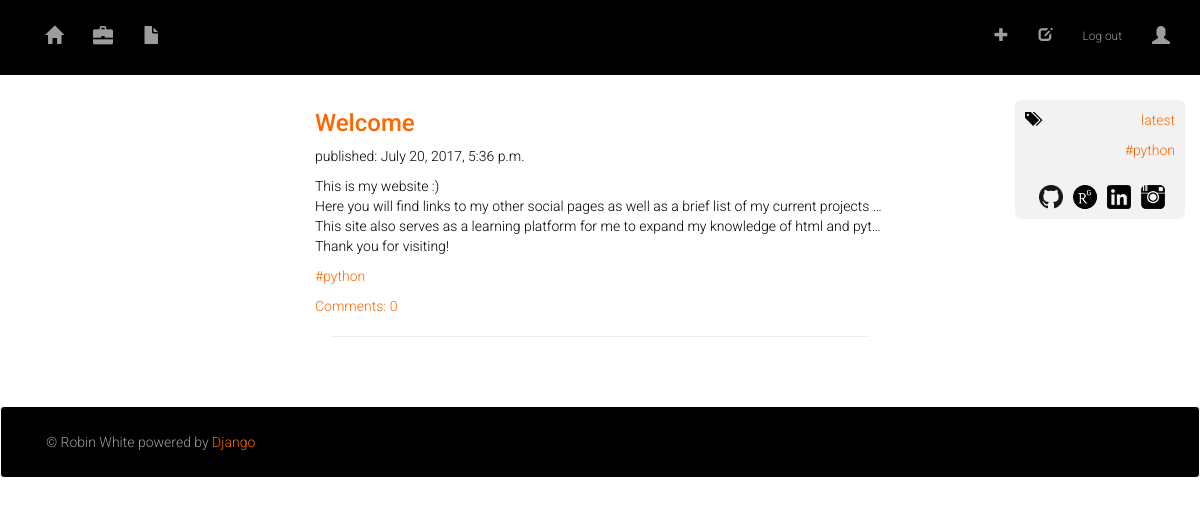
Page /blog/ (signed in) on the committed database.
### blog/models.py (models this page shows, shortened)
class Post(models.Model):
    author = models.ForeignKey('auth.User')
    title = models.CharField(max_length=200)
    category = models.ForeignKey(Category, verbose_name="Category")
    text = models.TextField(null=True, blank=True)
    sourcecode = models.TextField(null=True, blank=True)
    image = models.ImageField(upload_to=upload_location, null=True, blank=True, width_field='width_field', height_field='height_field')
    height_field = models.IntegerField(default=0, null=True, blank=True)
    width_field = models.IntegerField(default=0, null=True, blank=True)
    created_date = models.DateTimeField(default=timezone.now)
    published_date = models.DateTimeField(blank=True, null=True)

class Category(models.Model):
    created_at = models.DateTimeField(auto_now_add=True, verbose_name="Created at")
    updated_at = models.DateTimeField(auto_now=True, verbose_name="Updated at")
    title = models.CharField(default="old", null=True, blank=True, max_length=255, verbose_name="Title")
    class Meta:
        verbose_name = "Category"
        verbose_name_plural = "Categories"
        ordering = ['title']

### blog/views.py (the view)
# urls.py: url(r'^blog/$', views.post_list, name='post_list'),
def post_list(request):
    posts = Post.objects.filter(published_date__lte=timezone.now()).order_by('-published_date')
    categories = Category.objects.all()
    latest_post = Post.objects.filter(published_date__lte=timezone.now()).order_by('-published_date')[0]
    return render(request, 'blog/post_list.html', {'posts': posts, 'categories': categories, 'latest_post': latest_post})

### blog/templates/blog/post_list.html (shortened to what this page needs)
<!DOCTYPE html>
{% extends 'blog/base.html' %}
{% block content %}
<div class="container-fluid">
    <div class="row">
      <div class="col-md-6 col-md-offset-3">
          <div class ="post">
          {% for post in posts %}
              <a href="{% url 'post_detail' pk=post.pk %}"><h3>{{ post.title }}</h3></a>
              <p>published: {{ post.published_date }}</p>
              <div class ="mybloglist">
                <p>{{ post.text|safe|linebreaksbr }}</p>
              </div>
              <a href="{% url 'category_detail' pk=post.category.pk %}"><p>#{{ post.category.title }}</p></a>
              <a href="{% url 'post_detail' pk=post.pk %}">Comments: {{ post.comments.count }}</a>
        <div class="col-xs-12 line"><hr></div>
        {% endfor %}
        </div></div>
        <div class="col-sm-2 col-sm-offset-1">
              <div class="sidebar">
                <div class = "icon"><span class="glyphicon glyphicon-tags"></span></div>
            <a href="{% url 'post_detail' pk=latest_post.pk %}"><p>latest</p></a>
            {% for category in categories %}
                <a href="{% url 'category_detail' pk=category.pk %}"><p>#{{ category.title }}</p></a>
            {% endfor %}
            <div class="media">
               <a href="https://www.instagram.com/robintwhite/?ref=badge" class="icons" target="_blank"><img src="/static/Images/instagram24.png" alt="Instagram"></a>
               <a href="https://ca.linkedin.com/pub/robin-white/59/257/188" class="icons" target="_blank"><img src="/static/Images/linkedin24.png" alt="LinkedIn"></a>
               <a href="https://www.researchgate.net/profile/Robin_White10" class="icons" target="_blank"><img src = "/static/Images/researchgateblack24_24.png" alt="ResearchGate"></a>
               <a href="https://github.com/robintwhite" class="icons" target="_blank"><img src = "/static/Images/GitHub-Mark-24px.png" alt="Github"></a>
             </div>
           </div>
        </div>
  </div>
</div>
{% endblock %}

### blog/static/css/site.css (style rules this page uses)
body,html { padding-top: 20px; font-family: 'Roboto', sans-serif; font-weight: 300; color: #000000; height: 100% }
h1, h2, h3, h4 { font-family: 'Roboto', sans-serif; color: #000000; }
.post { padding-left, padding-right: 50px; margin-bottom: 70px; padding-top: 50px; }
.post h3, a { font-family: 'Roboto', sans-serif; color: #ff6600; }
.mybloglist p { white-space: nowrap; overflow: hidden; text-overflow: ellipsis; max-length: 75ch; max-height: 18ch; }
.sidebar { border-radius: 6px 6px 6px 6px; background-color: #f2f2f2; text-align: right; padding-right: 10px; padding-left: 10px; padding-top: 10px; padding-bottom: 10px; margin-top: 60px; }
.icon { float: left; }

### blog/templates/blog/post_list.html (style rules this page uses)
.icons { display: inline-block; float: right; padding-top: 10px; padding-right: 10px; }

### rows in the picture
Post: title "Welcome", published_date "July 20, 2017, 5:36 p.m.", text "This is my website :) Here you will find links to my other social pages as well as a brief list of my current projects This site also serves as a learning platform for me to expand my knowledge of html and pyt Thank you for visiting!", category "python", comments.count "0"
Category: title "python"
